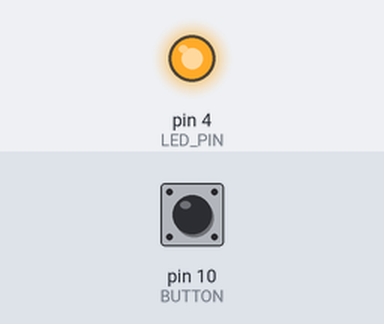
Simulated run of this sketch. Board: Arduino Uno, built with avr-gcc and run on an emulated ATmega328P. Parts: output pins drawn as LEDs (lit = HIGH). The inputs (shaded band) are chosen by the test bench; at power-on: pin 10 (BUTTON) HIGH.

Above: at 1.2 s.
1.3 s: pin 10 (BUTTON) pulled LOW for 0.15 s
At 1.37 s:
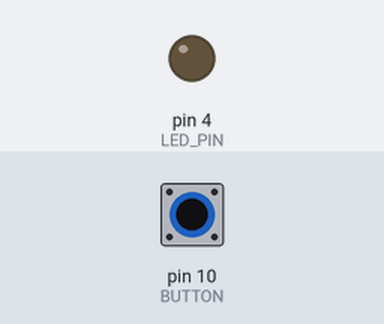
2.9 s: pin 10 (BUTTON) pulled LOW for 3.2 s
At 7.2 s:
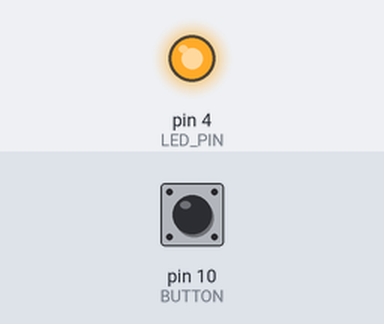
Timing chart, 0 to 8.7 s (numbered marks = the images above; inputs shaded):
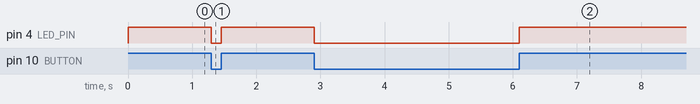

Measured:
- after the input at 1.3 s, pin 4 (LED_PIN): HIGH → LOW at once, → HIGH 0.15 s later
- after the input at 2.9 s, pin 4 (LED_PIN): HIGH → LOW at once, → HIGH 3.2 s later

The sketch:

Example_2.ino
```cpp
#define LED_PIN 4
#define BUTTON 10


void setup() {
  // put your setup code here, to run once:
  pinMode(LED_PIN, OUTPUT);
  pinMode(BUTTON, INPUT);
}

void loop() {
  // put your main code here, to run repeatedly:
  int buttonPin = digitalRead(BUTTON);

  if(buttonPin == LOW){
    digitalWrite(LED_PIN, LOW);
  } else{
    digitalWrite(LED_PIN, HIGH);
  }


}
```
